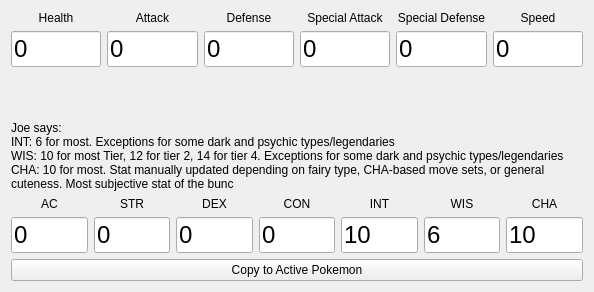
<?xml version="1.0" encoding="UTF-8"?>
<ui version="4.0">
 <class>Form</class>
 <widget class="QWidget" name="Form">
  <property name="geometry">
   <rect>
    <x>0</x>
    <y>0</y>
    <width>594</width>
    <height>292</height>
   </rect>
  </property>
  <property name="windowTitle">
   <string>Stats Estimator</string>
  </property>
  <layout class="QVBoxLayout" name="verticalLayout">
   <item>
    <layout class="QGridLayout" name="gridLayout_6">
     <item row="5" column="1">
      <widget class="QLineEdit" name="attack">
       <property name="font">
        <font>
         <pointsize>18</pointsize>
        </font>
       </property>
       <property name="text">
        <string>0</string>
       </property>
      </widget>
     </item>
     <item row="5" column="2">
      <widget class="QLineEdit" name="defense">
       <property name="font">
        <font>
         <pointsize>18</pointsize>
        </font>
       </property>
       <property name="text">
        <string>0</string>
       </property>
      </widget>
     </item>
     <item row="1" column="5">
      <widget class="QLabel" name="label_65">
       <property name="text">
        <string>Speed</string>
       </property>
       <property name="alignment">
        <set>Qt::AlignCenter</set>
       </property>
      </widget>
     </item>
     <item row="5" column="4">
      <widget class="QLineEdit" name="s_defense">
       <property name="font">
        <font>
         <pointsize>18</pointsize>
        </font>
       </property>
       <property name="text">
        <string>0</string>
       </property>
      </widget>
     </item>
     <item row="5" column="3">
      <widget class="QLineEdit" name="s_attack">
       <property name="font">
        <font>
         <pointsize>18</pointsize>
        </font>
       </property>
       <property name="text">
        <string>0</string>
       </property>
      </widget>
     </item>
     <item row="1" column="4">
      <widget class="QLabel" name="label_64">
       <property name="text">
        <string>Special Defense</string>
       </property>
       <property name="alignment">
        <set>Qt::AlignCenter</set>
       </property>
      </widget>
     </item>
     <item row="1" column="0">
      <widget class="QLabel" name="label_52">
       <property name="text">
        <string>Health</string>
       </property>
       <property name="alignment">
        <set>Qt::AlignCenter</set>
       </property>
      </widget>
     </item>
     <item row="5" column="0">
      <widget class="QLineEdit" name="health">
       <property name="font">
        <font>
         <pointsize>18</pointsize>
        </font>
       </property>
       <property name="text">
        <string>0</string>
       </property>
      </widget>
     </item>
     <item row="5" column="5">
      <widget class="QLineEdit" name="speed">
       <property name="font">
        <font>
         <pointsize>18</pointsize>
        </font>
       </property>
       <property name="text">
        <string>0</string>
       </property>
      </widget>
     </item>
     <item row="1" column="1">
      <widget class="QLabel" name="label_8">
       <property name="text">
        <string>Attack</string>
       </property>
       <property name="alignment">
        <set>Qt::AlignCenter</set>
       </property>
      </widget>
     </item>
     <item row="1" column="2">
      <widget class="QLabel" name="label_49">
       <property name="text">
        <string>Defense</string>
       </property>
       <property name="alignment">
        <set>Qt::AlignCenter</set>
       </property>
      </widget>
     </item>
     <item row="1" column="3">
      <widget class="QLabel" name="label_50">
       <property name="text">
        <string>Special Attack</string>
       </property>
       <property name="alignment">
        <set>Qt::AlignCenter</set>
       </property>
      </widget>
     </item>
    </layout>
   </item>
   <item>
    <spacer name="verticalSpacer">
     <property name="orientation">
      <enum>Qt::Vertical</enum>
     </property>
     <property name="sizeHint" stdset="0">
      <size>
       <width>17</width>
       <height>97</height>
      </size>
     </property>
    </spacer>
   </item>
   <item>
    <widget class="QLabel" name="label">
     <property name="text">
      <string>Joe says:
INT: 6 for most. Exceptions for some dark and psychic types/legendaries
WIS: 10 for most Tier, 12 for tier 2, 14 for tier 4. Exceptions for some dark and psychic types/legendaries
CHA: 10 for most. Stat manually updated depending on fairy type, CHA-based move sets, or general cuteness. Most subjective stat of the bunc</string>
     </property>
     <property name="wordWrap">
      <bool>true</bool>
     </property>
    </widget>
   </item>
   <item>
    <layout class="QGridLayout" name="gridLayout_5">
     <item row="0" column="4">
      <widget class="ExtendedLabel" name="INT_label">
       <property name="text">
        <string>INT</string>
       </property>
       <property name="alignment">
        <set>Qt::AlignCenter</set>
       </property>
      </widget>
     </item>
     <item row="0" column="6">
      <widget class="ExtendedLabel" name="CHA_label">
       <property name="text">
        <string>CHA</string>
       </property>
       <property name="alignment">
        <set>Qt::AlignCenter</set>
       </property>
      </widget>
     </item>
     <item row="1" column="1">
      <widget class="QLineEdit" name="STR">
       <property name="font">
        <font>
         <pointsize>18</pointsize>
        </font>
       </property>
       <property name="text">
        <string>0</string>
       </property>
      </widget>
     </item>
     <item row="1" column="4">
      <widget class="QLineEdit" name="INT">
       <property name="font">
        <font>
         <pointsize>18</pointsize>
        </font>
       </property>
       <property name="text">
        <string>10</string>
       </property>
      </widget>
     </item>
     <item row="1" column="3">
      <widget class="QLineEdit" name="CON">
       <property name="font">
        <font>
         <pointsize>18</pointsize>
        </font>
       </property>
       <property name="text">
        <string>0</string>
       </property>
      </widget>
     </item>
     <item row="0" column="1">
      <widget class="ExtendedLabel" name="STR_label">
       <property name="text">
        <string>STR</string>
       </property>
       <property name="alignment">
        <set>Qt::AlignCenter</set>
       </property>
      </widget>
     </item>
     <item row="1" column="2">
      <widget class="QLineEdit" name="DEX">
       <property name="font">
        <font>
         <pointsize>18</pointsize>
        </font>
       </property>
       <property name="text">
        <string>0</string>
       </property>
      </widget>
     </item>
     <item row="1" column="5">
      <widget class="QLineEdit" name="WIS">
       <property name="font">
        <font>
         <pointsize>18</pointsize>
        </font>
       </property>
       <property name="text">
        <string>6</string>
       </property>
      </widget>
     </item>
     <item row="0" column="2">
      <widget class="ExtendedLabel" name="DEX_label">
       <property name="text">
        <string>DEX</string>
       </property>
       <property name="alignment">
        <set>Qt::AlignCenter</set>
       </property>
      </widget>
     </item>
     <item row="1" column="6">
      <widget class="QLineEdit" name="CHA">
       <property name="font">
        <font>
         <pointsize>18</pointsize>
        </font>
       </property>
       <property name="text">
        <string>10</string>
       </property>
      </widget>
     </item>
     <item row="0" column="5">
      <widget class="ExtendedLabel" name="WIS_label">
       <property name="text">
        <string>WIS</string>
       </property>
       <property name="alignment">
        <set>Qt::AlignCenter</set>
       </property>
      </widget>
     </item>
     <item row="0" column="3">
      <widget class="ExtendedLabel" name="CON_label">
       <property name="text">
        <string>CON</string>
       </property>
       <property name="alignment">
        <set>Qt::AlignCenter</set>
       </property>
      </widget>
     </item>
     <item row="0" column="0">
      <widget class="ExtendedLabel" name="AC_label">
       <property name="text">
        <string>AC</string>
       </property>
       <property name="alignment">
        <set>Qt::AlignCenter</set>
       </property>
      </widget>
     </item>
     <item row="1" column="0">
      <widget class="QLineEdit" name="AC">
       <property name="font">
        <font>
         <pointsize>18</pointsize>
        </font>
       </property>
       <property name="text">
        <string>0</string>
       </property>
      </widget>
     </item>
    </layout>
   </item>
   <item>
    <widget class="QPushButton" name="copy_stats">
     <property name="text">
      <string>Copy to Active Pokemon</string>
     </property>
    </widget>
   </item>
  </layout>
 </widget>
 <customwidgets>
  <customwidget>
   <class>ExtendedLabel</class>
   <extends>QLabel</extends>
   <header>creator/components</header>
  </customwidget>
 </customwidgets>
 <tabstops>
  <tabstop>health</tabstop>
  <tabstop>attack</tabstop>
  <tabstop>defense</tabstop>
  <tabstop>s_attack</tabstop>
  <tabstop>s_defense</tabstop>
  <tabstop>speed</tabstop>
  <tabstop>STR</tabstop>
  <tabstop>DEX</tabstop>
  <tabstop>CON</tabstop>
  <tabstop>INT</tabstop>
  <tabstop>WIS</tabstop>
  <tabstop>CHA</tabstop>
  <tabstop>copy_stats</tabstop>
 </tabstops>
 <resources/>
 <connections/>
</ui>
